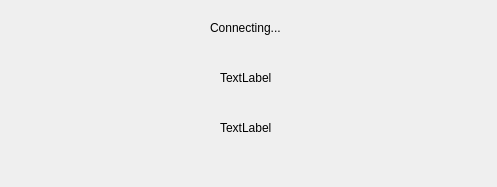
<?xml version="1.0" encoding="UTF-8"?>
<ui version="4.0">
 <class>Connecting</class>
 <widget class="QWidget" name="Connecting">
  <property name="geometry">
   <rect>
    <x>0</x>
    <y>0</y>
    <width>497</width>
    <height>187</height>
   </rect>
  </property>
  <property name="contextMenuPolicy">
   <enum>Qt::NoContextMenu</enum>
  </property>
  <property name="windowTitle">
   <string>Form</string>
  </property>
  <widget class="QLabel" name="label">
   <property name="geometry">
    <rect>
     <x>210</x>
     <y>20</y>
     <width>111</width>
     <height>16</height>
    </rect>
   </property>
   <property name="text">
    <string>Connecting...</string>
   </property>
  </widget>
  <widget class="QLabel" name="labelSSID">
   <property name="geometry">
    <rect>
     <x>220</x>
     <y>70</y>
     <width>131</width>
     <height>16</height>
    </rect>
   </property>
   <property name="text">
    <string>TextLabel</string>
   </property>
  </widget>
  <widget class="QLabel" name="labelBSSID">
   <property name="geometry">
    <rect>
     <x>220</x>
     <y>120</y>
     <width>171</width>
     <height>16</height>
    </rect>
   </property>
   <property name="text">
    <string>TextLabel</string>
   </property>
  </widget>
 </widget>
 <resources/>
 <connections/>
</ui>
